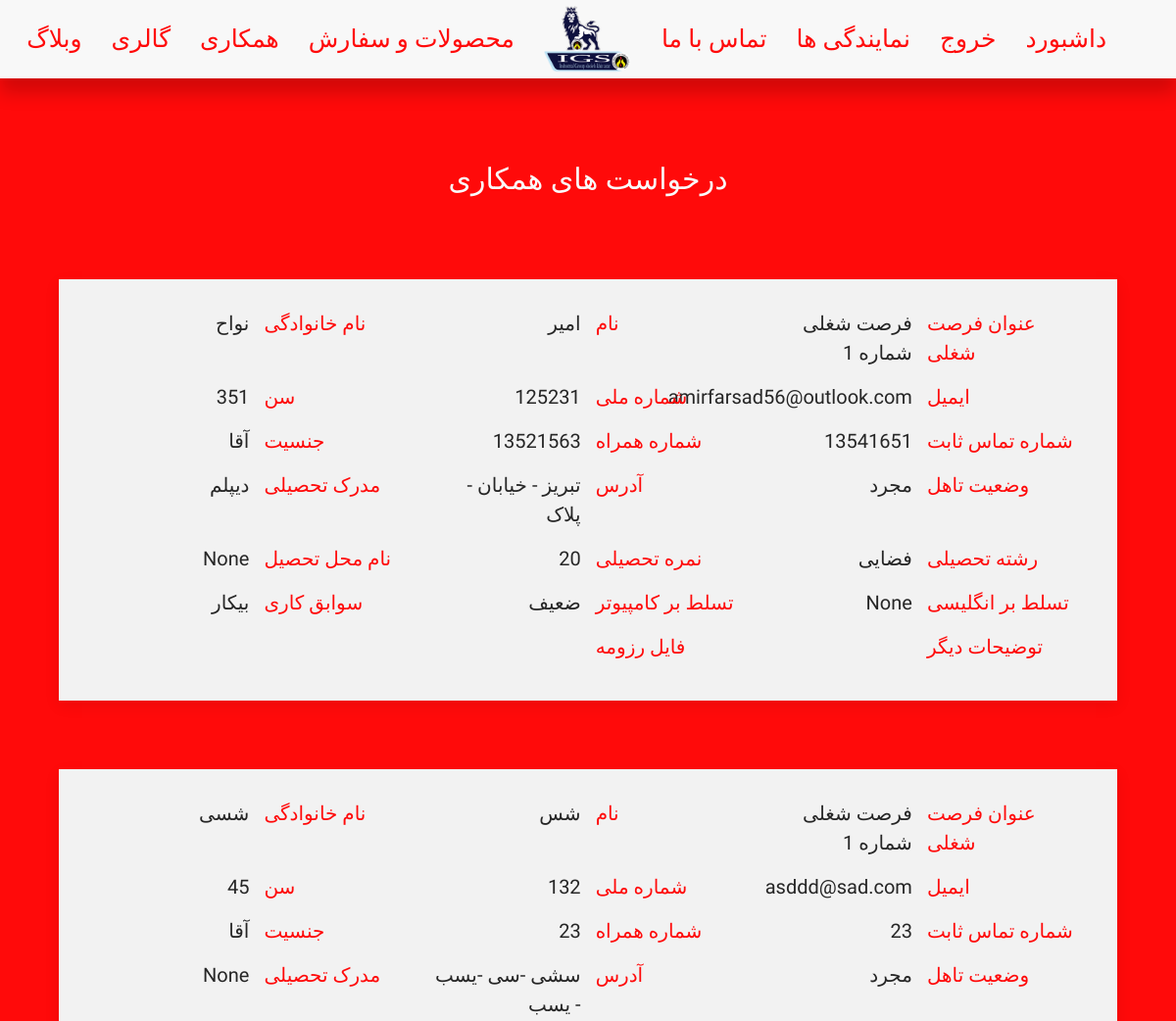
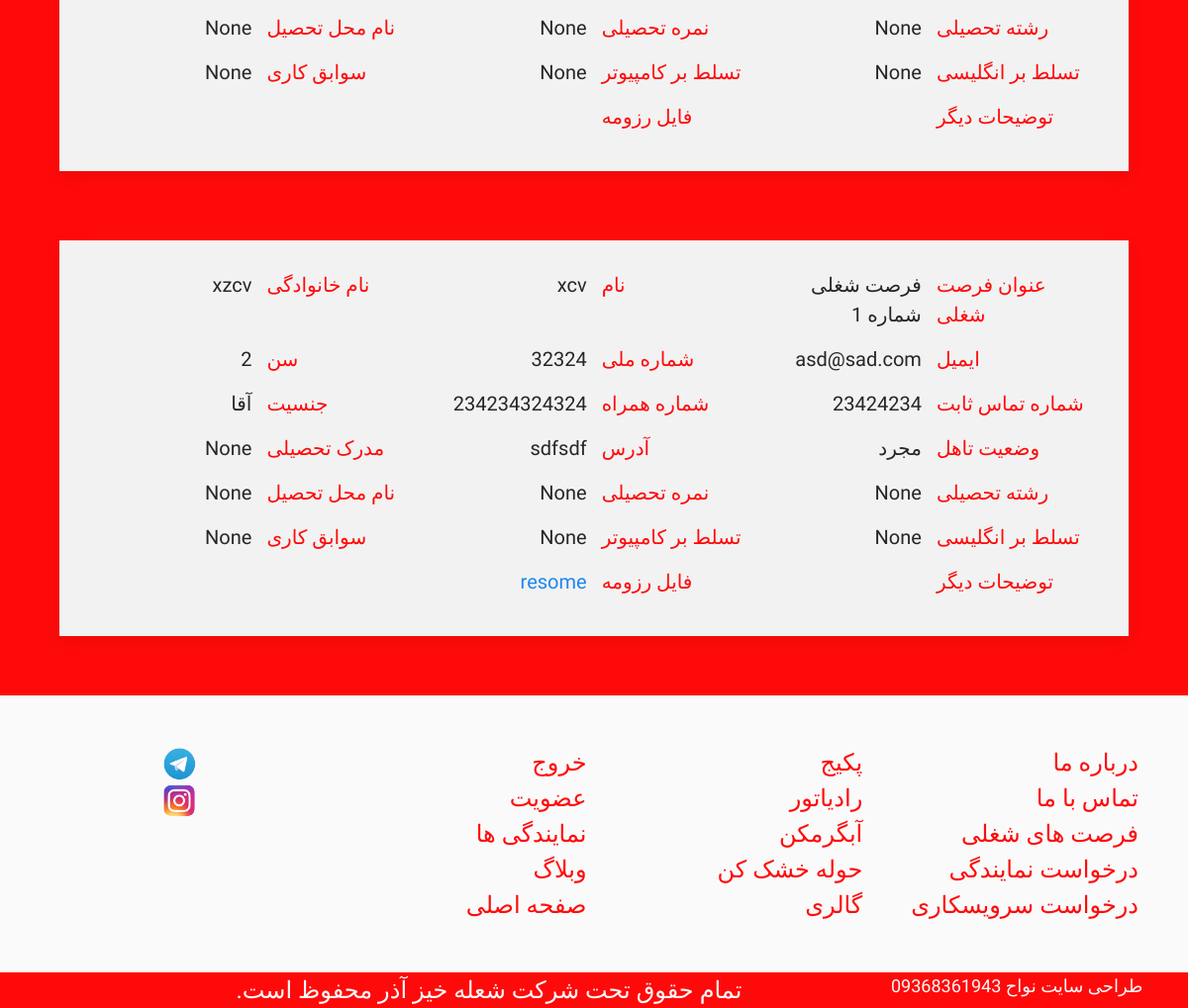
/cooperation/applications-list/ (signed in), run on the app's committed database (2 pictures, top to bottom).
### cooperation/models.py (models this page shows)
class ApplicationModel(models.Model):
    job = models.ForeignKey(JobOpportunityModel, on_delete = models.CASCADE,
                                null = False, blank = False, related_name = 'applications')
    name = models.CharField(max_length = 264, blank = False, null = False)
    last_name = models.CharField(max_length = 264, blank = False, null = False)
    email = models.EmailField(blank = False, null = False)
    id_number = models.IntegerField(blank = False, null = False)
    age = models.IntegerField(blank = False, null = False)
    is_man = models.BooleanField(default = True)
    is_single = models.BooleanField(default = True)
    phone_number = models.IntegerField(blank = False, null = False)
    cellphone_number = models.IntegerField(blank = False, null = False)
    address = models.TextField(null = False, blank = False)
    college_evidence = models.CharField(max_length = 264, blank = True, null = True)
    field_of_study = models.CharField(max_length = 264, blank = True, null = True)
    college_score = models.IntegerField(blank = True, null = True)
    name_of_college = models.CharField(max_length = 264, blank = True, null = True)
    english_mastery = models.CharField(max_length = 264, blank = True, null = True)
    computer_mastery = models.CharField(max_length = 264, blank = True, null = True)
    job_attendance = models.CharField(max_length = 264, blank = True, null = True)
    descriprion = models.TextField(null = True, blank = True)
    resome = models.FileField(upload_to='resome/',null = True, blank = True, default = r'cataloges/default/default.jpeg')

class JobOpportunityModel(models.Model):
    job_title = models.CharField(max_length = 264, blank = False, null = False)
    required_skills = models.TextField(null = False, blank = False)
    descriprion = models.TextField(null = False, blank = False)

### cooperation/views.py (the view)
# urls.py: path('applications-list/',ApplicationListView , name = 'applicationlist'),
@login_required
@superuser_required
def ApplicationListView(request):
    try:
        application_list = get_list_or_404(ApplicationModel.objects.all())
        return render(request,'cooperation/applicationlist.html',
                      {'application_list':application_list})
    except:
        return render(request,'cooperation/applicationlist.html')

### cooperation/templates/cooperation/applicationlist.html (shortened to what this page needs)
{% extends "BaseTemplates/base1.html" %}
{% block body_block %}
<br>
<h3 style="font-size:30px;" class="whiteC-text uk-card-title uk-text-center fHarmattan uk-text-large">درخواست های همکاری</h3>
<div style="padding:5%" class="uk-grid-match uk-text-center uk-grid-large" uk-grid>
{% if application_list %}
{% for application in application_list %}
      <div class="uk-width-1-1 uk-block">
<div  class="uk-card uk-card-default uk-card-body milkywhiteC">
      <div style="margin-top:-25px; font-size:20px;"  class=" fHarmattan uk-text-large uk-grid-small" uk-grid>
          <div class="uk-width-1-6 uk-text-left redC-text" >عنوان فرصت شغلی</div><div class="uk-width-1-6 uk-text-right darkgreyC-text">{{application.job.job_title}}</div>
          <div class="uk-width-1-6 uk-text-left redC-text" >نام</div><div class="uk-width-1-6 uk-text-right darkgreyC-text">{{application.name }}</div>
          <div class="uk-width-1-6 uk-text-left redC-text" >نام خانوادگی</div><div class="uk-width-1-6 uk-text-right darkgreyC-text">{{application.last_name }}</div>
          <div class="uk-width-1-6 uk-text-left redC-text" >ایمیل</div><div class="uk-width-1-6 uk-text-right darkgreyC-text">{{application.email }}</div>
          <div class="uk-width-1-6 uk-text-left redC-text" >شماره ملی</div><div class="uk-width-1-6 uk-text-right darkgreyC-text">{{application.id_number }}</div>
          <div class="uk-width-1-6 uk-text-left redC-text" >سن</div><div class="uk-width-1-6 uk-text-right darkgreyC-text">{{application.age }}</div>
          <div class="uk-width-1-6 uk-text-left redC-text" >شماره تماس ثابت</div><div class="uk-width-1-6 uk-text-right darkgreyC-text">{{application.phone_number }}</div>
          <div class="uk-width-1-6 uk-text-left redC-text" >شماره همراه</div><div class="uk-width-1-6 uk-text-right darkgreyC-text">{{application.cellphone_number }}</div>
          <div class="uk-width-1-6 uk-text-left redC-text" >جنسیت</div><div class="uk-width-1-6 uk-text-right darkgreyC-text">{% if application.is_man %}آقا{% else %}خانم{% endif %}</div>
          <div class="uk-width-1-6 uk-text-left redC-text" >وضعیت تاهل</div><div class="uk-width-1-6 uk-text-right darkgreyC-text">{% if application.is_single %}مجرد{% else %}متاهل{% endif %}</div>
          <div class="uk-width-1-6 uk-text-left redC-text" >آدرس</div><div class="uk-width-1-6 uk-text-right darkgreyC-text">{{application.address }}</div>
          <div class="uk-width-1-6 uk-text-left redC-text" >مدرک تحصیلی</div><div class="uk-width-1-6 uk-text-right darkgreyC-text">{{application.college_evidence }}</div>
          <div class="uk-width-1-6 uk-text-left redC-text" >رشته تحصیلی</div><div class="uk-width-1-6 uk-text-right darkgreyC-text">{{application.field_of_study }}</div>
          <div class="uk-width-1-6 uk-text-left redC-text" >نمره تحصیلی</div><div class="uk-width-1-6 uk-text-right darkgreyC-text">{{application.college_score }}</div>
          <div class="uk-width-1-6 uk-text-left redC-text" >نام محل تحصیل</div><div class="uk-width-1-6 uk-text-right darkgreyC-text">{{application.name_of_college }}</div>
          <div class="uk-width-1-6 uk-text-left redC-text" >تسلط بر انگلیسی</div><div class="uk-width-1-6 uk-text-right darkgreyC-text">{{application.english_mastery }}</div>
          <div class="uk-width-1-6 uk-text-left redC-text" >تسلط بر کامپیوتر</div><div class="uk-width-1-6 uk-text-right darkgreyC-text">{{application.computer_mastery }}</div>
          <div class="uk-width-1-6 uk-text-left redC-text" >سوابق کاری</div><div class="uk-width-1-6 uk-text-right darkgreyC-text">{{application.job_attendance }}</div>
          <div class="uk-width-1-6 uk-text-left redC-text" >توضیحات دیگر</div><div class="uk-width-1-6 uk-text-right darkgreyC-text">{{application.description }}</div>
          <div class="uk-width-1-6 uk-text-left redC-text" >فایل رزومه</div><div class="uk-width-1-6 uk-text-right darkgreyC-text">{% if application.resome %}<a href="{{application.resome.url}}">resome</a>{% endif %}</div>
<br>
      </div>
</div>
</div>
{% endfor %}
{% endif %}
</div>
    {% endblock %}

### statics/css/styles.css (style rules this page uses)
.fHarmattan { font-family: 'Lateef', cursive; }
.whiteC-text { color: #fafafa; }
.milkywhiteC { background-color: #f2f2f2; }
.darkgreyC-text { color: #262626; }
.redC { background-color: #ff0a0a; }
.redC-text { color: #ff0a0a; }

### data on the page
ApplicationModel: job.job_title "فرصت شغلی شماره 1", name "امیر", last_name "نواح", email "amirfarsad56@outlook.com", id_number "125231", age "351", phone_number "13541651", cellphone_number "13521563", is_man "آقا", is_single "مجرد", address "تبریز - خیابان - پلاک", college_evidence "دیپلم", field_of_study "فضایی", college_score "20", name_of_college "None", english_mastery "None", computer_mastery "ضعیف", job_attendance "بیکار"
ApplicationModel: job.job_title "فرصت شغلی شماره 1", name "شس", last_name "شسی", email "asddd@sad.com", id_number "132", age "45", phone_number "23", cellphone_number "23", is_man "آقا", is_single "مجرد", address "سشی -سی -یسب - یسب", college_evidence "None", field_of_study "None", college_score "None", name_of_college "None", english_mastery "None", computer_mastery "None", job_attendance "None"
ApplicationModel: job.job_title "فرصت شغلی شماره 1", name "xcv", last_name "xzcv", email "asd@sad.com", id_number "32324", age "2", phone_number "23424234", cellphone_number "234234324324", is_man "آقا", is_single "مجرد", address "sdfsdf", college_evidence "None", field_of_study "None", college_score "None", name_of_college "None", english_mastery "None", computer_mastery "None", job_attendance "None"
